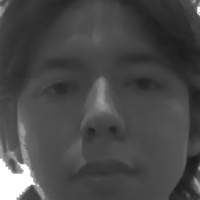
#> input picture Rostros/Gil Andrei Sotomayor Figueroa/0000.jpg, 200 x 200 px, found by its file name; its folder holds only this picture in this run
$ python train.py
#> lines starting #> are read from the running program, lines starting #| are printed output that depends on the picture
"""
train.py  –  Entrena el modelo LBPH con los rostros en ROSTROS_DIR.

Estructura esperada de carpetas:
    Rostros/
        AlumnoA/
            img1.jpg
            img2.jpg
            ...
        AlumnoB/
            img1.jpg
            ...

Uso:
    python train.py
"""

import os
import pickle
import cv2
import numpy as np
from config import (
    ROSTROS_DIR, MODEL_DIR, MODEL_PATH, LABELS_PATH,
    CASCADE_PATH, FACE_SIZE,
    LBPH_RADIUS, LBPH_NEIGHBORS, LBPH_GRID_X, LBPH_GRID_Y
)


# ─────────────────────────────────────────────────────────────────────────────
# Utilidades
# ─────────────────────────────────────────────────────────────────────────────

def detect_and_crop_face(image_gray, detector):
    """
    Detecta el rostro más grande en la imagen y lo recorta.
    Retorna (roi_gray, bbox) o (None, None) si no se encontró.
    """
    faces = detector.detectMultiScale(
        image_gray,
        scaleFactor=1.1,
        minNeighbors=5,
        minSize=(60, 60)
    )
    if len(faces) == 0:
        return None, None

    # Tomar el rostro de mayor área (más cercano a la cámara)
    x, y, w, h = max(faces, key=lambda r: r[2] * r[3])
    roi = cv2.resize(image_gray[y:y+h, x:x+w], FACE_SIZE)
    return roi, (x, y, w, h)


def load_dataset(detector):
    """
    Recorre ROSTROS_DIR y carga imágenes con sus etiquetas numéricas.
    Retorna (faces_list, labels_list, label_map: {int -> nombre}).
    """
    faces, labels = [], []
    label_map   = {}       # {id_numerico: nombre_persona}
    current_id  = 0

    if not os.path.isdir(ROSTROS_DIR):
        raise FileNotFoundError(
            f"No se encontró la carpeta de rostros: {ROSTROS_DIR}\n"
            "Crea la carpeta y agrega subcarpetas con el nombre de cada persona."
        )

    persons = sorted(
        [d for d in os.listdir(ROSTROS_DIR)
         if os.path.isdir(os.path.join(ROSTROS_DIR, d))]
    )

    if not persons:
        raise ValueError(
            f"La carpeta {ROSTROS_DIR} no contiene subcarpetas de personas."
        )

    for person_name in persons:
        person_dir = os.path.join(ROSTROS_DIR, person_name)
        label_map[current_id] = person_name
        count = 0

        image_files = [
            f for f in os.listdir(person_dir)
            if f.lower().endswith((".jpg", ".jpeg", ".png", ".bmp"))
        ]

        for fname in image_files:
            img_path = os.path.join(person_dir, fname)
            img = cv2.imread(img_path)
#> img is the input picture: shape (200, 200, 3); min 26, max 255, mean 72.4
            if img is None:
                print(f"  [WARN] No se pudo leer: {img_path}")
                continue

            gray = cv2.cvtColor(img, cv2.COLOR_BGR2GRAY)
            # Ecualización de histograma para mejorar iluminación variable
            gray = cv2.equalizeHist(gray)
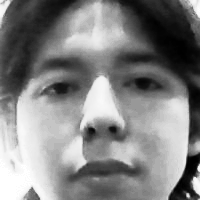
#> gray: shape (200, 200); min 0, max 255, mean 129.8

            face_roi, _ = detect_and_crop_face(gray, detector)
#> in detect_and_crop_face, `faces = detector.detectMultiScale( image_gray, scaleFactor=1.1, minNei..`: faces = [[14, 11, 177, 177]]
#> in detect_and_crop_face, `x, y, w, h = max(faces, key=lambda r: r[2] * r[3])`: x = 14; y = 11; w = 177
#> in detect_and_crop_face, `roi = cv2.resize(image_gray[y:y+h, x:x+w], FACE_SIZE)`:
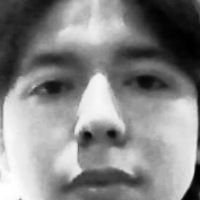
#> roi: shape (200, 200); min 0, max 255, mean 134.1
            if face_roi is not None:
                faces.append(face_roi)
                labels.append(current_id)
                count += 1
            else:
                # Si la imagen ya es solo el rostro recortado (sin contexto)
                resized = cv2.resize(gray, FACE_SIZE)
                faces.append(resized)
                labels.append(current_id)
                count += 1

        print(f"  [{current_id:02d}] {person_name:20s}  →  {count} imágenes cargadas")
        current_id += 1
#> pass 2 of the loop in load_dataset, `for person_name in persons:`:
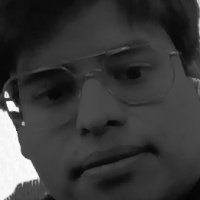
#> input picture Rostros/Jose Angel Palomares/0000.jpg, 200 x 200 px, found by its file name
#> in load_dataset, img is the input picture: shape (200, 200, 3); min 4, max 255, mean 57.8
#> in load_dataset, `gray = cv2.equalizeHist(gray)`:
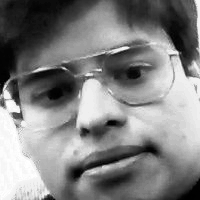
#> gray: shape (200, 200); min 0, max 255, mean 129.6

    return faces, labels, label_map


# ─────────────────────────────────────────────────────────────────────────────
# Entrenamiento principal
# ─────────────────────────────────────────────────────────────────────────────

def train():
    print("=" * 60)
    print("  SISTEMA DE RECONOCIMIENTO FACIAL – UDLAP")
    print("  Módulo: Entrenamiento del modelo LBPH")
    print("=" * 60)

    # Crear carpeta de modelos si no existe
    os.makedirs(MODEL_DIR, exist_ok=True)

    # Cargar detector de rostros Haar Cascade
    detector = cv2.CascadeClassifier(CASCADE_PATH)
    if detector.empty():
        raise RuntimeError(f"No se pudo cargar el cascade: {CASCADE_PATH}")

    # ── Cargar dataset ────────────────────────────────────────────────────────
    print(f"\n[1/3] Cargando imágenes desde: {ROSTROS_DIR}\n")
    faces, labels, label_map = load_dataset(detector)
#> faces = 2 items; labels = [0, 1]; label_map = {0: 'Gil Andrei Sotomayor Figueroa', 1: 'Jose Angel Palomares'}

    total_images = len(faces)
#> total_images = 2
    total_persons = len(label_map)
#> total_persons = 2
    print(f"\n  Total personas : {total_persons}")
#|   Total personas : 2
    print(f"  Total imágenes : {total_images}")
#|   Total imágenes : 2

    if total_images < 2:
        raise ValueError("Se necesitan al menos 2 imágenes para entrenar.")

    # ── Crear y entrenar reconocedor LBPH ─────────────────────────────────────
    print("\n[2/3] Entrenando modelo LBPH...")
    recognizer = cv2.face.LBPHFaceRecognizer_create(
        radius=LBPH_RADIUS,
        neighbors=LBPH_NEIGHBORS,
        grid_x=LBPH_GRID_X,
        grid_y=LBPH_GRID_Y
    )
    recognizer.train(faces, np.array(labels))

    # ── Guardar modelo y etiquetas ────────────────────────────────────────────
    print("[3/3] Guardando modelo...")
    recognizer.save(MODEL_PATH)
    with open(LABELS_PATH, "wb") as f:
        pickle.dump(label_map, f)

    print(f"\n  Modelo guardado  → {MODEL_PATH}")
    print(f"  Etiquetas        → {LABELS_PATH}")

    # ── Evaluación rápida (leave-one-out simplificado) ────────────────────────
    print("\n[INFO] Evaluación rápida sobre el conjunto de entrenamiento:")
    correct = 0
    for face, true_label in zip(faces, labels):
        pred_label, confidence = recognizer.predict(face)
        if pred_label == true_label:
            correct += 1
#> this loop made 2 passes
#> (true_label, pred_label, confidence, correct) on passes 1 to 2: (0, 0, 0, 1), (1, 1, 0, 2)
#> after the loop, correct = 2

    accuracy = correct / total_images * 100
#> accuracy = 100
    print(f"  Precisión (train-set): {accuracy:.1f}%  ({correct}/{total_images})")
#|   Precisión (train-set): 100.0%  (2/2)
    print(
        "\n  NOTA: Para una evaluación más rigurosa, divide el dataset en\n"
        "  train/test antes de entrenar (ver demo.py para umbral de confianza)."
    )

    print("\n✓ Entrenamiento completado exitosamente.\n")
    return recognizer, label_map


# ─────────────────────────────────────────────────────────────────────────────

if __name__ == "__main__":
    train()
